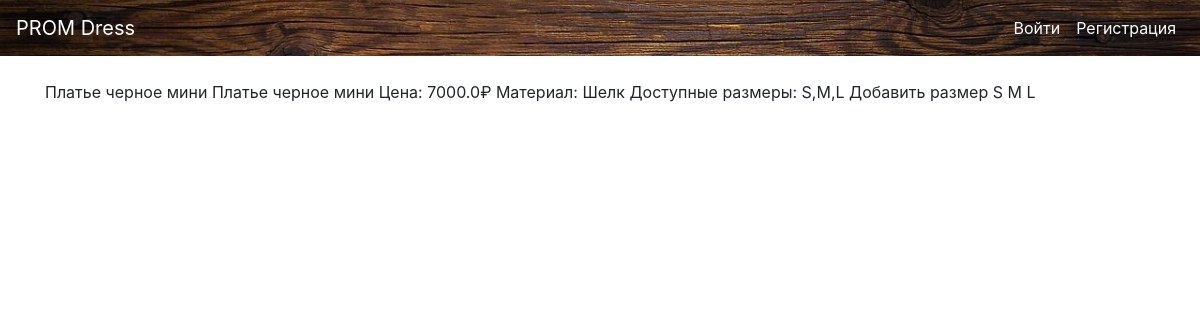
Page /product/1 on the committed database.
### models.py (models this page shows, shortened)
class Product(db.Model):
    id = db.Column(db.Integer, primary_key=True)
    photo = db.Column(db.String, nullable=False)
    name = db.Column(db.String, nullable=False)
    price = db.Column(db.Float, nullable=False)
    material = db.Column(db.String)
    sizes = db.Column(db.String, nullable=False)

### server.py (the view)
@app.route('/product/<int:product_id>')
def product_detail(product_id):
    product = Product.query.get_or_404(product_id)
    user = current_user()
    return render_template('product_detail.html', product=product, user=user)

### server.py (called while the page is built)
def current_user():
    if 'user_id' in session:
        return User.query.get(session['user_id'])
    return None

### templates/product_detail.html
{% extends "base.html" %} {% block content %}
{{ product.name }}
{{ product.name }}
Цена: {{ product.price }}₽
Материал: {{ product.material }}
Доступные размеры: {{ product.sizes }}
Добавить размер
{% for size in product.sizes.split(',') %}
{{ size }}
{% endfor %}
{% endblock %}

### rows in the picture
Product: name "Платье черное мини", price "7000.0", material "Шелк", sizes "S,M,L"

### other values in the picture
{{ size }} "S" "M" "L"
